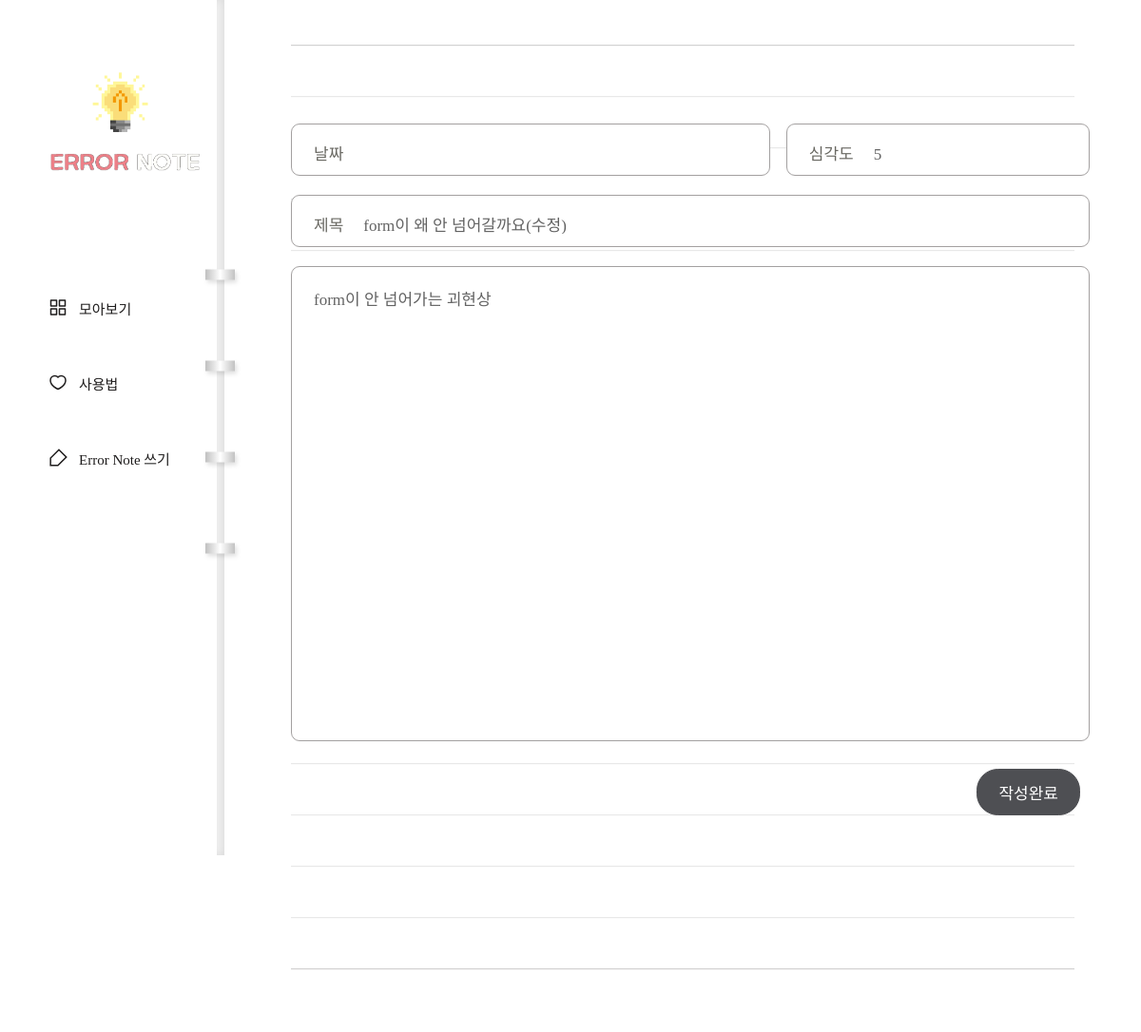
Page /diary/page/1/edit/ on the committed database.
### diary/models.py (models this page shows, shortened)
class Page(models.Model):
    title = models.CharField(max_length=50)
    content = models.TextField()
    score = models.IntegerField()
    dt_created = models.DateTimeField(verbose_name="Date Created", auto_now_add=True)

### diary/views.py (the view)
# urls.py: path('diary/page/<int:page_id>/edit/', views.page_update, name='page-update'),
def page_update(request, page_id):# req랑 page_id 파라미터가 필요한 뷰임! page_id로 Page 데이터 모델 조회
    object = Page.objects.get(id=page_id)
    if request.method == 'POST':
        form = PageForm(request.POST, instance=object)
        if form.is_valid():
            form.save()
            return redirect('page-detail', page_id=object.id)
    else:
        form = PageForm(instance=object)
    return render(request, 'diary/page_form.html', {'form': form})

### diary/forms.py
class PageForm(forms.ModelForm):
    class Meta:
        model = Page
        fields = ['title', 'content', 'score']

### diary/templates/diary/page_form.html (shortened to what this page needs)
{% extends './base.html' %}
{% block content %}
<div class="wrap-post">
    <form method="post">{% csrf_token %}
        <div class="editor">
            <div class="input input-date">
                <p>날짜</p>
            </div>
            <div class="input input-score">
                <p>심각도</p>
                {{form.score}}
            </div>
            <div class="input input-title">
                <p>제목</p>
                {{form.title}}
            </div>
            {{form.content}}
            <div class="post-btn">
                <input type="submit" value="작성완료">
            </div>
        </div>
    </form>
</div>
{% endblock %}

### diary/static/diary/css/styles.css (style rules this page uses)
h1,h2,h3,p,a,ul,li { margin: 0; padding: 0; font-family: 'NanumSquare'; list-style: none; text-decoration: none; outline: none; }
html { position: relative; min-height: 100%; margin: 0; }
body { margin: 0; padding: 0; -webkit-font-smoothing: antialiased; -moz-osx-font-smoothing: auto; }
.wrap-post { padding-left: 236px; padding-top: 10px; padding-bottom: 50px; }
form { margin: 0 70px; padding-top: 120px; padding-bottom: 200px; background: url(../image/note-bg.svg) repeat-x center/1535px 974px; }
.editor { overflow: hidden; width: 840px; margin: 0 auto; }
.input { position: relative; height: 55px; margin-bottom: 20px; border: solid 1px #a3a0a0; border-radius: 9px; background: #fff; box-sizing: border-box; }
.input-date { float: left; width: 60%; }
.input-score { float: right; width: 38%; }
.input-title { float: left; width: 100%; }
.input p { display: inline-block; padding-top: 17px; padding-left: 23px; padding-right: 17px; font-family: 'NanumSquare'; color: #696862; font-size: 17px; }
.input-title input { width: 750px; }
input { padding: 0; font-family: 'NanumBarunpen'; color: #636363; font-size: 17px; background-color: transparent; border: none; box-sizing: border-box; }
textarea { width: 100%; height: 500px; padding: 20px 23px 30px 23px; font-family: 'NanumBarunpen'; color: #636363; font-size: 17px; border: solid 1px #a3a0a0; border-radius: 9px; box-sizing: border-box; resize: none; }
input::placeholder,textarea::placeholder { color: #bcbbb6; }
.post-btn { overflow: hidden; margin-top: 25px; }
input[type="submit"] { float: right; padding: 11px 22px; margin-right: 10px; font-family: 'NanumSquare'; color: #fff; font-size: 17px; background-color: #4e4f53; border: solid 1px #4e4f53; border-radius: 22.5px; cursor: pointer; }

### rows in the picture
Page: score "5", title "form이 왜 안 넘어갈까요(수정)", content "form이 안 넘어가는 괴현상"
